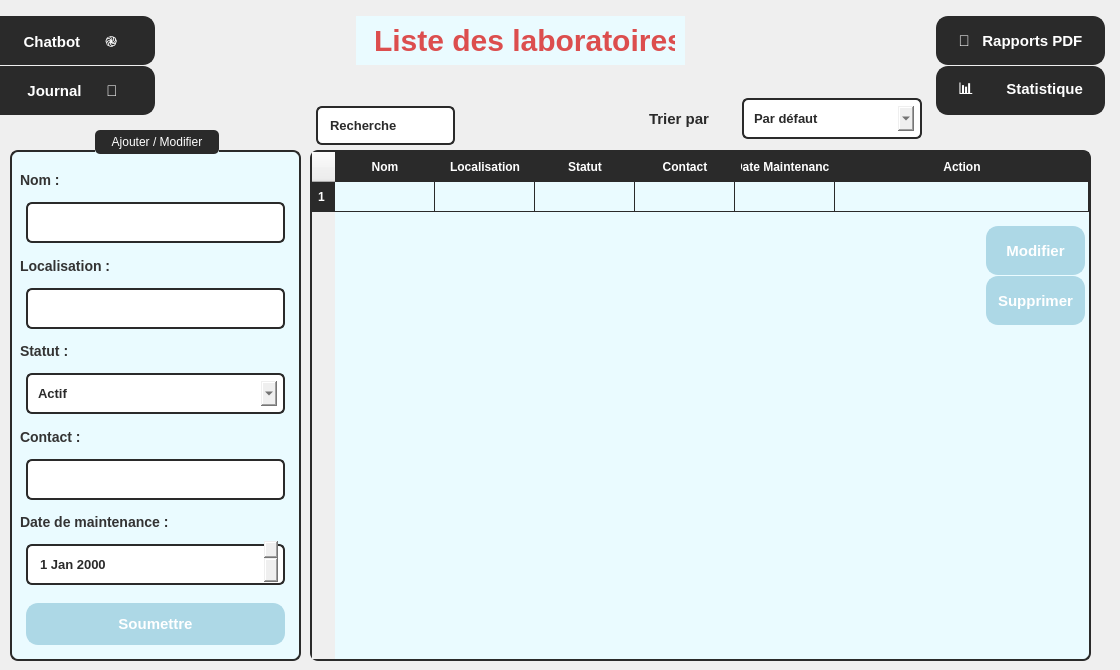
    <widget class="QWidget" name="Labo">
     <property name="styleSheet">
      <string notr="true">color : black;</string>
     </property>
     <widget class="QLabel" name="label_5">
      <property name="geometry">
       <rect>
        <x>350</x>
        <y>10</y>
        <width>341</width>
        <height>61</height>
       </rect>
      </property>
      <property name="styleSheet">
       <string notr="true"> color: rgb(220, 78, 78);
    padding: 10px;
    margin: 6px;
    font-size: 30px;
    font-weight: bold;
background-color: rgb(234, 251, 255); 

</string>
      </property>
      <property name="text">
       <string>Liste des laboratoires</string>
      </property>
     </widget>
     <widget class="QGroupBox" name="groupBox_4">
      <property name="geometry">
       <rect>
        <x>10</x>
        <y>130</y>
        <width>291</width>
        <height>531</height>
       </rect>
      </property>
      <property name="styleSheet">
       <string notr="true">QGroupBox {
    background-color: rgb(234, 251, 255);  /* Light blue background */
    border: 2px solid #2a2a2a ;  /* Dark gray border */
    border-radius: 8px;         /* Rounded corners */
    margin-top: 20px;           /* Space for title */
    padding: 10px;
}
QGroupBox::title {
    subcontrol-origin: margin;
    subcontrol-position: top center;
    padding: 5px 15px;
    background-color: #2a2a2a  ;  /* Dark gray background */
    color: white  ;               /* White text */
    border-radius: 5px;
    font-weight: bold;
}</string>
      </property>
      <property name="title">
       <string>Ajouter / Modifier</string>
      </property>
      <widget class="QWidget" name="layoutWidget">
       <property name="geometry">
        <rect>
         <x>10</x>
         <y>40</y>
         <width>271</width>
         <height>481</height>
        </rect>
       </property>
       <layout class="QVBoxLayout" name="verticalLayout_3">
        <item>
         <widget class="QLabel" name="label_86">
          <property name="styleSheet">
           <string notr="true">font-size: 14px;
        font-weight: bold;
        color: #333; /* Dark gray text */
        background: transparent;</string>
          </property>
          <property name="text">
           <string>Nom :</string>
          </property>
         </widget>
        </item>
        <item>
         <widget class="QLineEdit" name="lineEdit_19">
          <property name="styleSheet">
           <string notr="true">border: 2px solid #2a2a2a ; /* Blue border */
        border-radius: 6px;
        padding: 5px 8px;
         color: #2a2a2a;
    padding: 10px;
    margin: 6px;
    font-size: 13px;
    font-weight: bold;
        selection-background-color: #cce5ff; /* Light blue selection */

</string>
          </property>
         </widget>
        </item>
        <item>
         <widget class="QLabel" name="label_87">
          <property name="styleSheet">
           <string notr="true">font-size: 14px;
        font-weight: bold;
        color: #333; /* Dark gray text */
        background: transparent;</string>
          </property>
          <property name="text">
           <string>Localisation :</string>
          </property>
         </widget>
        </item>
        <item>
         <widget class="QLineEdit" name="lineEdit_20">
          <property name="styleSheet">
           <string notr="true">border: 2px solid #2a2a2a ; /* Blue border */
        border-radius: 6px;
        padding: 5px 8px;
         color: #2a2a2a;
    padding: 10px;
    margin: 6px;
    font-size: 13px;
    font-weight: bold;
        selection-background-color: #cce5ff; /* Light blue selection */

</string>
          </property>
         </widget>
        </item>
        <item>
         <widget class="QLabel" name="label_88">
          <property name="styleSheet">
           <string notr="true">font-size: 14px;
        font-weight: bold;
        color: #333; /* Dark gray text */
        background: transparent;</string>
          </property>
          <property name="text">
           <string>Statut :</string>
          </property>
         </widget>
        </item>
        <item>
         <widget class="QComboBox" name="comboBox_2">
          <property name="styleSheet">
           <string notr="true">border: 2px solid #2a2a2a ; /* Blue border */
        border-radius: 6px;
        padding: 5px 8px;
         color: #2a2a2a;
    padding: 10px;
    margin: 6px;
    font-size: 13px;
    font-weight: bold;
        selection-background-color: #cce5ff; /* Light blue selection */

text : search
</string>
          </property>
          <item>
           <property name="text">
            <string>Actif</string>
           </property>
          </item>
          <item>
           <property name="text">
            <string>inactif</string>
           </property>
          </item>
         </widget>
        </item>
        <item>
         <widget class="QLabel" name="label_91">
          <property name="styleSheet">
           <string notr="true">font-size: 14px;
        font-weight: bold;
        color: #333; /* Dark gray text */
        background: transparent;</string>
          </property>
          <property name="text">
           <string>Contact :</string>
          </property>
         </widget>
        </item>
        <item>
         <widget class="QLineEdit" name="lineEdit_22">
          <property name="styleSheet">
           <string notr="true">border: 2px solid #2a2a2a ; /* Blue border */
        border-radius: 6px;
        padding: 5px 8px;
         color: #2a2a2a;
    padding: 10px;
    margin: 6px;
    font-size: 13px;
    font-weight: bold;
        selection-background-color: #cce5ff; /* Light blue selection */

</string>
          </property>
         </widget>
        </item>
        <item>
         <widget class="QLabel" name="label_89">
          <property name="styleSheet">
           <string notr="true">font-size: 14px;
        font-weight: bold;
        color: #333; /* Dark gray text */
        background: transparent;</string>
          </property>
          <property name="text">
           <string>Date de maintenance :</string>
          </property>
         </widget>
        </item>
        <item>
         <widget class="QDateEdit" name="dateEdit_4">
          <property name="styleSheet">
           <string notr="true">border: 2px solid #2a2a2a ; /* Blue border */
        border-radius: 6px;
        padding: 5px 8px;
         color: #2a2a2a;
    padding: 10px;
    margin: 6px;
    font-size: 13px;
    font-weight: bold;
        selection-background-color: #cce5ff; /* Light blue selection */


</string>
          </property>
         </widget>
        </item>
        <item>
         <widget class="QPushButton" name="pushButton_115">
          <property name="styleSheet">
           <string notr="true">QPushButton {
    background-color: rgb(173, 216, 230);
    color: #ffffff;
    border: 2px solid rgb(173, 216, 230);
    padding: 10px;
    margin: 6px;
    border-radius: 12px;
    font-size: 15px;
    font-weight: bold;
    transition: all 0.3s ease-in-out;
}

QPushButton:hover {
    background-color: #606060;
    border-color: #777777;
}

QPushButton:pressed {
    background-color: #787878;
    border-color: #909090;
}

QPushButton:disabled {
    background-color: #353535;
    color: #ffffff;
    border-color: #444444;
}
</string>
          </property>
          <property name="text">
           <string>Soumettre</string>
          </property>
         </widget>
        </item>
       </layout>
      </widget>
     </widget>
     <widget class="QTableWidget" name="tableau">
      <property name="geometry">
       <rect>
        <x>310</x>
        <y>150</y>
        <width>781</width>
        <height>511</height>
       </rect>
      </property>
      <property name="minimumSize">
       <size>
        <width>781</width>
        <height>0</height>
       </size>
      </property>
      <property name="maximumSize">
       <size>
        <width>781</width>
        <height>511</height>
       </size>
      </property>
      <property name="layoutDirection">
       <enum>Qt::LayoutDirection::LeftToRight</enum>
      </property>
      <property name="autoFillBackground">
       <bool>false</bool>
      </property>
      <property name="styleSheet">
       <string notr="true">QTableWidget {
    background-color: rgb(234, 251, 255);
    border: 2px solid #2a2a2a;
    border-radius: 8px;
    gridline-color: #2a2a2a;
    selection-background-color: #2a2a2a;
    selection-color: white;
}

QHeaderView::section {
    background-color: #2a2a2a;
    color: white;
    padding: 5px;
    border: 1px solid #2a2a2a;
    font-weight: bold;
}

QTableWidget QTableCornerButton::section {
    background-color: #2a2a2a;
    border: 1px solid #2a2a2a;
}

QTableWidget::item {
    padding: 5px;
}

QTableWidget::item:selected {
    background-color: #2a2a2a;
    color: white;
}

QTableWidget::item:hover {
    background-color: rgb(200, 240, 250);
}
</string>
      </property>
      <property name="lineWidth">
       <number>144</number>
      </property>
      <property name="sizeAdjustPolicy">
       <enum>QAbstractScrollArea::SizeAdjustPolicy::AdjustToContents</enum>
      </property>
      <attribute name="horizontalHeaderStretchLastSection">
       <bool>true</bool>
      </attribute>
      <row/>
      <column>
       <property name="text">
        <string>Nom</string>
       </property>
      </column>
      <column>
       <property name="text">
        <string>Localisation</string>
       </property>
      </column>
      <column>
       <property name="text">
        <string>Statut</string>
       </property>
      </column>
      <column>
       <property name="text">
        <string>Contact</string>
       </property>
      </column>
      <column>
       <property name="text">
        <string>Date Maintenance</string>
       </property>
      </column>
      <column>
       <property name="text">
        <string>Action</string>
       </property>
      </column>
     </widget>
     <widget class="QLineEdit" name="lineEdit_24">
      <property name="geometry">
       <rect>
        <x>310</x>
        <y>100</y>
        <width>151</width>
        <height>51</height>
       </rect>
      </property>
      <property name="styleSheet">
       <string notr="true">border: 2px solid #2a2a2a ; /* Blue border */
        border-radius: 6px;
        padding: 5px 8px;
 color: #2a2a2a  ;
    padding: 10px;
    margin: 6px;
    font-size: 13px;
    font-weight: bold;
        selection-background-color: #cce5ff; /* Light blue selection */

text : search
</string>
      </property>
      <property name="text">
       <string>Recherche</string>
      </property>
     </widget>
     <widget class="QPushButton" name="pushButton_125">
      <property name="geometry">
       <rect>
        <x>980</x>
        <y>220</y>
        <width>111</width>
        <height>61</height>
       </rect>
      </property>
      <property name="styleSheet">
       <string notr="true">QPushButton {
    background-color: rgb(173, 216, 230);
    color: #ffffff;
    border: 2px solid rgb(173, 216, 230);
    padding: 10px;
    margin: 6px;
    border-radius: 12px;
    font-size: 15px;
    font-weight: bold;
    transition: all 0.3s ease-in-out;
}

QPushButton:hover {
    background-color: #606060;
    border-color: #777777;
}

QPushButton:pressed {
    background-color: #787878;
    border-color: #909090;
}

QPushButton:disabled {
    background-color: #353535;
    color: #ffffff;
    border-color: #444444;
}
</string>
      </property>
      <property name="text">
       <string>Modifier</string>
      </property>
     </widget>
     <widget class="QPushButton" name="pushButton_126">
      <property name="geometry">
       <rect>
        <x>980</x>
        <y>270</y>
        <width>111</width>
        <height>61</height>
       </rect>
      </property>
      <property name="styleSheet">
       <string notr="true">QPushButton {
    background-color: rgb(173, 216, 230);
    color: #ffffff;
    border: 2px solid rgb(173, 216, 230);
    padding: 10px;
    margin: 6px;
    border-radius: 12px;
    font-size: 15px;
    font-weight: bold;
    transition: all 0.3s ease-in-out;
}

QPushButton:hover {
    background-color: #606060;
    border-color: #777777;
}

QPushButton:pressed {
    background-color: #787878;
    border-color: #909090;
}

QPushButton:disabled {
    background-color: #353535;
    color: #ffffff;
    border-color: #444444;
}
</string>
      </property>
      <property name="text">
       <string>Supprimer</string>
      </property>
     </widget>
     <widget class="QPushButton" name="btnlabo5">
      <property name="geometry">
       <rect>
        <x>930</x>
        <y>10</y>
        <width>181</width>
        <height>61</height>
       </rect>
      </property>
      <property name="styleSheet">
       <string notr="true">QPushButton {
    background-color: #2a2a2a   ;
    color: #ffffff;
    border: 2px solid #2a2a2a   ;
    padding: 10px;
    margin: 6px;
    border-radius: 12px;
    font-size: 15px;
    font-weight: bold;
    transition: all 0.3s ease-in-out;
}

QPushButton:hover {
    background-color: #606060;
    border-color: #777777;
}

QPushButton:pressed {
    background-color: #787878;
    border-color: #909090;
}

QPushButton:disabled {
    background-color: #353535;
    color: #ffffff;
    border-color: #444444;
}
</string>
      </property>
      <property name="text">
       <string>📑   Rapports PDF</string>
      </property>
      <property name="icon">
       <iconset>
        <normaloff>:/new/prefix1/icons/microscope_4131002.png</normaloff>:/new/prefix1/icons/microscope_4131002.png</iconset>
      </property>
      <property name="checkable">
       <bool>true</bool>
      </property>
      <property name="autoExclusive">
       <bool>true</bool>
      </property>
     </widget>
     <widget class="QPushButton" name="btnlabo2">
      <property name="geometry">
       <rect>
        <x>930</x>
        <y>60</y>
        <width>181</width>
        <height>61</height>
       </rect>
      </property>
      <property name="styleSheet">
       <string notr="true">QPushButton {
    background-color: #2a2a2a   ;
    color: #ffffff;
    border: 2px solid #2a2a2a   ;
    padding: 10px;
    margin: 6px;
    border-radius: 12px;
    font-size: 15px;
    font-weight: bold;
    transition: all 0.3s ease-in-out;
}

QPushButton:hover {
    background-color: #606060;
    border-color: #777777;
}

QPushButton:pressed {
    background-color: #787878;
    border-color: #909090;
}

QPushButton:disabled {
    background-color: #353535;
    color: #ffffff;
    border-color: #444444;
}
</string>
      </property>
      <property name="text">
       <string>📊        Statistique</string>
      </property>
      <property name="icon">
       <iconset>
        <normaloff>:/new/prefix1/icons/microscope_4131002.png</normaloff>:/new/prefix1/icons/microscope_4131002.png</iconset>
      </property>
      <property name="checkable">
       <bool>true</bool>
      </property>
      <property name="autoExclusive">
       <bool>true</bool>
      </property>
     </widget>
     <widget class="QPushButton" name="btnlabo3">
      <property name="geometry">
       <rect>
        <x>-20</x>
        <y>10</y>
        <width>181</width>
        <height>61</height>
       </rect>
      </property>
      <property name="styleSheet">
       <string notr="true">QPushButton {
    background-color: #2a2a2a;
    color: #ffffff;
    border: 2px solid #2a2a2a   ;
    padding: 10px;
    margin: 6px;
    border-radius: 12px;
    font-size: 15px;
    font-weight: bold;
    transition: all 0.3s ease-in-out;
}

QPushButton:hover {
    background-color: #606060;
    border-color: #777777;
}

QPushButton:pressed {
    background-color: #787878;
    border-color: #909090;
}

QPushButton:disabled {
    background-color: #353535;
    color: #ffffff;
    border-color: #444444;
}
</string>
      </property>
      <property name="text">
       <string>Chatbot      ֎</string>
      </property>
      <property name="icon">
       <iconset>
        <normaloff>:/new/prefix1/icons/microscope_4131002.png</normaloff>:/new/prefix1/icons/microscope_4131002.png</iconset>
      </property>
      <property name="checkable">
       <bool>true</bool>
      </property>
      <property name="autoExclusive">
       <bool>true</bool>
      </property>
     </widget>
     <widget class="QPushButton" name="btnlabo4">
      <property name="geometry">
       <rect>
        <x>-20</x>
        <y>60</y>
        <width>181</width>
        <height>61</height>
       </rect>
      </property>
      <property name="styleSheet">
       <string notr="true">QPushButton {
    background-color: #2a2a2a   ;
    color: #ffffff;
    border: 2px solid #2a2a2a   ;
    padding: 10px;
    margin: 6px;
    border-radius: 12px;
    font-size: 15px;
    font-weight: bold;
    transition: all 0.3s ease-in-out;
}

QPushButton:hover {
    background-color: #606060;
    border-color: #777777;
}

QPushButton:pressed {
    background-color: #787878;
    border-color: #909090;
}

QPushButton:disabled {
    background-color: #353535;
    color: #ffffff;
    border-color: #444444;
}
</string>
      </property>
      <property name="text">
       <string> Journal      📓</string>
      </property>
      <property name="icon">
       <iconset>
        <normaloff>:/new/prefix1/icons/microscope_4131002.png</normaloff>:/new/prefix1/icons/microscope_4131002.png</iconset>
      </property>
      <property name="checkable">
       <bool>true</bool>
      </property>
      <property name="autoExclusive">
       <bool>true</bool>
      </property>
     </widget>
     <widget class="QWidget" name="layoutWidget">
      <property name="geometry">
       <rect>
        <x>537</x>
        <y>90</y>
        <width>391</width>
        <height>57</height>
       </rect>
      </property>
      <layout class="QHBoxLayout" name="horizontalLayout">
       <property name="spacing">
        <number>7</number>
       </property>
       <item alignment="Qt::AlignmentFlag::AlignRight">
        <widget class="QLabel" name="label_10">
         <property name="styleSheet">
          <string notr="true"> color: #2a2a2a  ;
    padding: 10px;
    margin: 6px;
    font-size: 15px;
    font-weight: bold;
 </string>
         </property>
         <property name="text">
          <string>Trier par</string>
         </property>
        </widget>
       </item>
       <item>
        <widget class="QComboBox" name="comboBox">
         <property name="styleSheet">
          <string notr="true">border: 2px solid #2a2a2a ; /* Blue border */
        border-radius: 6px;
        padding: 5px 8px;
 color: #2a2a2a  ;
    padding: 10px;
    margin: 6px;
    font-size: 13px;
    font-weight: bold;
        selection-background-color: #cce5ff; /* Light blue selection */

text : search
</string>
         </property>
         <item>
          <property name="text">
           <string>Par défaut</string>
          </property>
         </item>
         <item>
          <property name="text">
           <string>Nom</string>
          </property>
         </item>
        </widget>
       </item>
      </layout>
     </widget>
    </widget>
